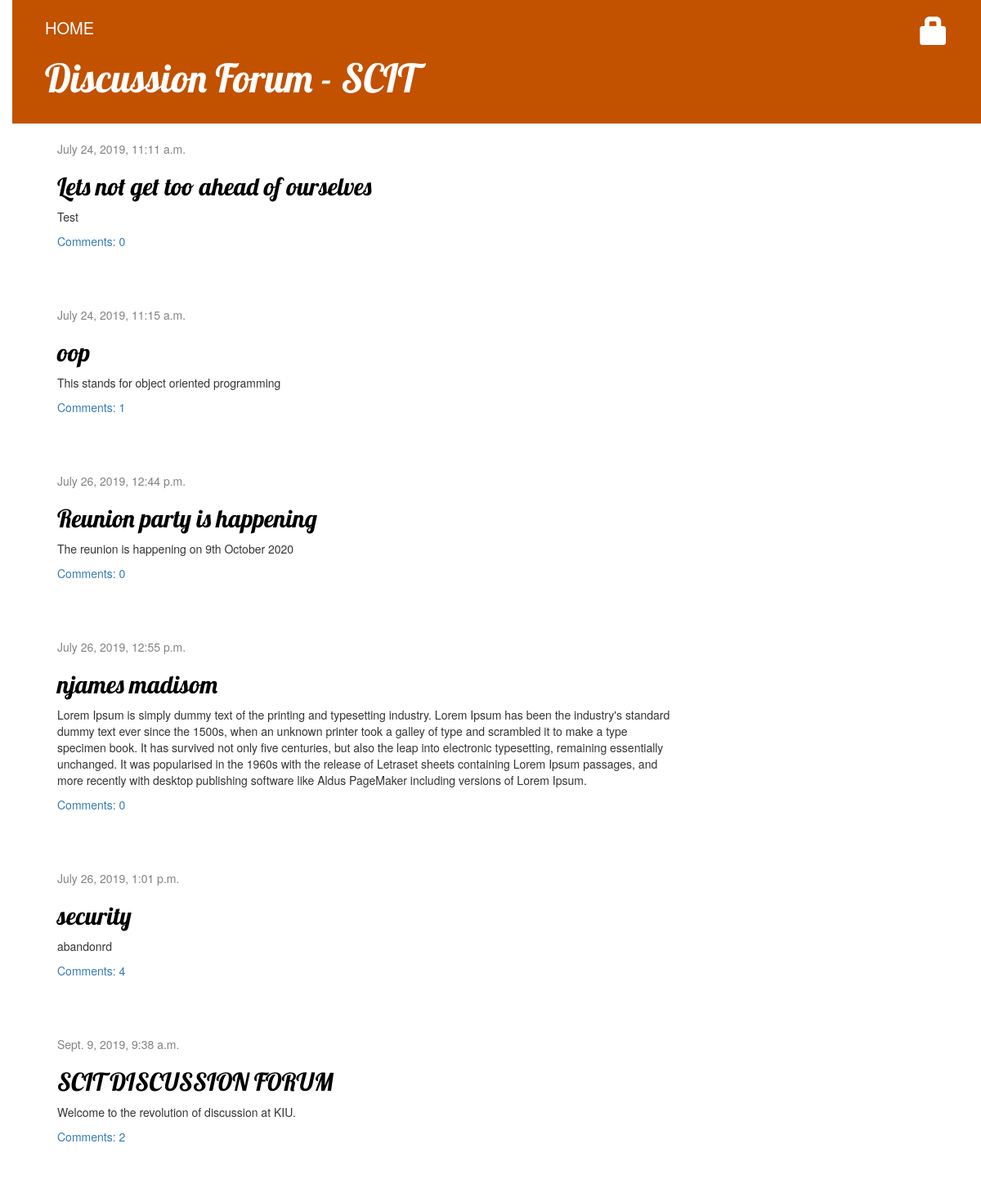
The page / on the database its author committed.
### blog/models.py (models this page shows, shortened)
class Post(models.Model):
    author = models.ForeignKey(settings.AUTH_USER_MODEL, on_delete=models.CASCADE)
    title = models.CharField(max_length=200)
    text = models.TextField()
    created_date = models.DateTimeField(default=timezone.now)
    published_date = models.DateTimeField(blank=True, null=True)
    def approved_comments(self):
        return self.comments.filter(approved_comment=True)

### blog/views.py (the view)
# urls.py: path('', views.post_list, name='post_list'),
def post_list(request):
    posts = Post.objects.filter(published_date__lte=timezone.now()).order_by('published_date')
    return render(request, 'blog/post_list.html', {'posts': posts})

### blog/templates/blog/post_list.html
{% extends 'blog/base.html' %}
{% block content %}
    {% for post in posts %}
        <div class="post">
            <div class="date">
                {{ post.published_date }}
            </div>
            <h2><a href="{% url 'post_detail' pk=post.pk %}">{{ post.title }}</a></h2>
            <p>{{ post.text|linebreaksbr }}</p>
            <a href="{% url 'post_detail' pk=post.pk %}">Comments: {{ post.approved_comments.count }}</a>
        </div>
    {% endfor %}
{% endblock %}

### blog/templates/blog/base.html (shortened to what this page needs)
{% load static %}
<html>
<head>
    <link rel="stylesheet" href="//maxcdn.bootstrapcdn.com/bootstrap/3.2.0/css/bootstrap.min.css">
    <link rel="stylesheet" href="//maxcdn.bootstrapcdn.com/bootstrap/3.2.0/css/bootstrap-theme.min.css">
    <link rel="stylesheet" href="{% static 'css/blog.css' %}">
</head>
<body>
    <div class="page-header">
        {% if user.is_authenticated %}
        <a href="{% url 'post_new' %}" class="top-menu"><span class="glyphicon glyphicon-plus"></span></a>
        <a href="{% url 'post_draft_list' %}" class="top-menu"><span class="glyphicon glyphicon-edit"></span></a>
        <p class="top-menu">Hello {{ user.username }} <small>(<a href="{% url 'logout' %}">Log out</a>)</small></p>
        {% else %}
        <a href="{% url 'login' %}" class="top-menu"><span class="glyphicon glyphicon-lock"></span></a>
        {% endif %}
        <a href="{% url 'post_list' %}" class="home">HOME</a>
        <h1><a href="/">Discussion Forum - SCIT</a></h1>
    </div>
    <div class="content container">
        <div class="row">
            <div class="col-md-8">
                {% block content %}
                {% endblock %}
            </div>
        </div>
    </div>
</body>
</html>

### blog/static/css/blog.css (style rules this page uses)
h1 a, h2 a { color: #C25100; font-family: 'Lobster'; }
body { padding-left: 15px; }
.page-header { background-color: #C25100; margin-top: 0; padding: 20px 20px 20px 40px; }
.page-header h1, .page-header h1 a, .page-header h1 a:visited, .page-header h1 a:active { color: #ffffff; font-size: 36pt; text-decoration: none; }
.content { margin-left: 40px; }
h1, h2, h3, h4 { font-family: 'Lobster', cursive; }
.date { color: #828282; }
.top-menu, .top-menu:hover, .top-menu:visited { color: #ffffff; float: right; font-size: 26pt; margin-right: 20px; }
.post { margin-bottom: 70px; }
.post h2 a, .post h2 a:visited { color: #000000; }
.home { margin-top: 100px; color: #ffffff; font-size: 20px; }

### rows shown on the page
Post: published_date "July 24, 2019, 11:11 a.m.", title "Lets not get too ahead of ourselves", text "Test", approved_comments.count "0"
Post: published_date "July 24, 2019, 11:15 a.m.", title "oop", text "This stands for object oriented programming", approved_comments.count "1"
Post: published_date "July 26, 2019, 12:44 p.m.", title "Reunion party is happening", text "The reunion is happening on 9th October 2020", approved_comments.count "0"
Post: published_date "July 26, 2019, 12:55 p.m.", title "njames madisom", text "Lorem Ipsum is simply dummy text of the printing and typesetting industry. Lorem Ipsum has been the industry's standard dummy text ever since the 1500s, when an unknown printer took a galley of type and scrambled it to make a type specimen book. It has survived not only five centuries, but also the leap into electronic typesetting, remaining essentially unchanged. It was popularised in the 1960s with the release of Letraset sheets containing Lorem Ipsum passages, and more recently with desktop publishing software like Aldus PageMaker including versions of Lorem Ipsum.", approved_comments.count "0"
Post: published_date "July 26, 2019, 1:01 p.m.", title "security", text "abandonrd", approved_comments.count "4"
Post: published_date "Sept. 9, 2019, 9:38 a.m.", title "SCIT DISCUSSION FORUM", text "Welcome to the revolution of discussion at KIU.", approved_comments.count "2"
